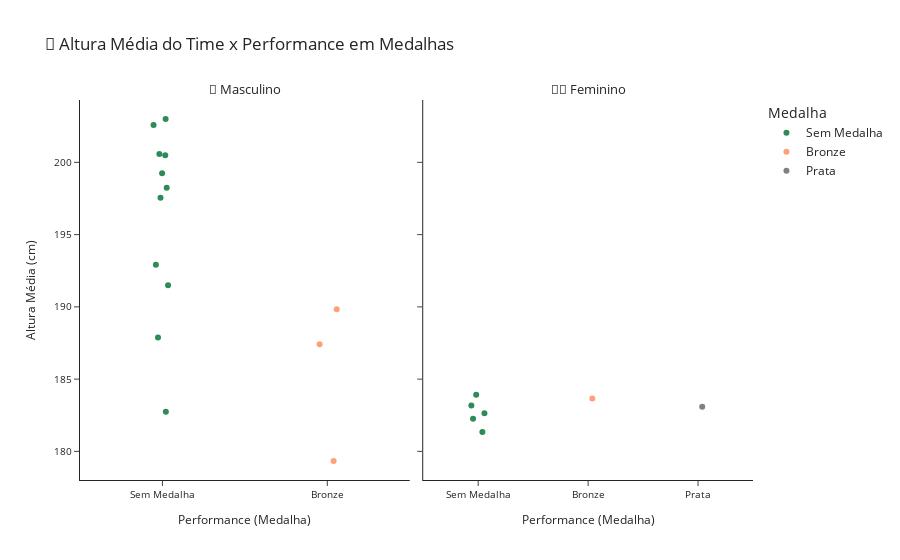

The notebook cell saved with this chart:
### Markdown cell above
#### Análise por Time

### Code cell
# Filtrando o DataFrame para plotar o gráfico do esporte analisado por equipe
df_brazil_for_sport_plotting_grouped = df_brazil_for_plotting_grouped[df_brazil_for_plotting_grouped['Sport'] 
                                                                      == analyzed_sport]

# Plotando gráfico
fig = px.strip(data_frame=df_brazil_for_sport_plotting_grouped, x='Medalha', y='Height', 
               color='Medalha', 
               facet_col='Sex',
               hover_data=teams_chosen_columns_for_hover,
               category_orders=category_orders,
               color_discrete_map=color_info,
               title='🏀 Altura Média do Time x Performance em Medalhas')

# Customizando gráfico
fig.update_traces(hovertemplate='Jogos: %{customdata[1]}, %{customdata[0]}.<br>'
                                'Altura média do time: %{y:.0f}cm.<br><extra></extra>')

fig.update_layout(yaxis=dict(tickfont_size=10, 
                             title=dict(font_size=12, 
                                        text='Altura Média (cm)')))

fig.update_xaxes(matches=None,
                 tickfont_size=10, 
                 title=dict(font_size=12, 
                            text='Performance (Medalha)'))

fig.for_each_annotation(lambda annotation: annotation.update(text='👨 Masculino', font_size=13) 
                        if annotation.text.split("=")[-1] == 'M' 
                        else annotation.update(text='🙎♀️ Feminino', font_size=13))

# Apresentando gráfico
fig.show()

### Figure 1 — Plotly figure (JSON) as saved in the notebook; plotly's stock layout.template omitted (floating-point values rounded to 4 significant figures)
{"data": [{"alignmentgroup": "True", "boxpoints": "all", "customdata": [[1936, "Berlin", "M", "Basketball", "Basketball Men's Basketball", 41320.0, 24.5, null], [1952, "Helsinki", "M", "Basketball", "Basketball Men's Basketball", 48370.0, 27.54, 85.5], [1956, "Melbourne", "M", "Basketball", "Basketball Men's Basketball", 44230.0, 25.55, 85], [1968, "Mexico City", "M", "Basketball", "Basketball Men's Basketball", 80860.0, 25.17, 86.58], [1972, "Munich", "M", "Basketball", "Basketball Men's Basketball", 48570.0, 25.64, 87.73], [1980, "Moskva", "M", "Basketball", "Basketball Men's Basketball", 49270.0, 23.36, 90.27], [1984, "Los Angeles", "M", "Basketball", "Basketball Men's Basketball", 51360.0, 27, 90.08], [1988, "Seoul", "M", "Basketball", "Basketball Men's Basketball", 62670.0, 26.83, 97.5], [1992, "Barcelona", "M", "Basketball", "Basketball Men's Basketball", 69800.0, 29.75, 97.92], [1996, "Atlanta", "M", "Basketball", "Basketball Men's Basketball", 73330.0, 26.42, 99.67], [2012, "London", "M", "Basketball", "Basketball Men's Basketball", 79140.0, 29, 103], [2016, "Rio de Janeiro", "M", "Basketball", "Basketball Men's Basketball", 52730.0, 29.58, 102]], "fillcolor": "rgba(255,255,255,0)", "hoveron": "points", "hovertemplate": "Jogos: %{customdata[1]}, %{customdata[0]}.<br>Altura média do time: %{y:.0f}cm.<br><extra></extra>", "legendgroup": "Sem Medalha", "line": {"color": "rgba(255,255,255,0)"}, "marker": {"color": "seagreen"}, "name": "Sem Medalha", "offsetgroup": "Sem Medalha", "orientation": "v", "pointpos": 0, "showlegend": true, "type": "box", "x": ["Sem Medalha", "Sem Medalha", "Sem Medalha", "Sem Medalha", "Sem Medalha", "Sem Medalha", "Sem Medalha", "Sem Medalha", "Sem Medalha", "Sem Medalha", "Sem Medalha", "Sem Medalha"], "x0": " ", "xaxis": "x", "y": [null, 182.8, 187.9, 191.5, 192.9, 197.5, 198.2, 203, 202.6, 200.6, 200.5, 199.2], "y0": " ", "yaxis": "y"}, {"alignmentgroup": "True", "boxpoints": "all", "customdata": [[1992, "Barcelona", "F", "Basketball", "Basketball Women's Basketball", 73260.0, 25.17, 63.83], [2004, "Athina", "F", "Basketball", "Basketball Women's Basketball", 52850.0, 26.83, 76], [2008, "Beijing", "F", "Basketball", "Basketball Women's Basketball", 43090.0, 27.58, 74], [2012, "London", "F", "Basketball", "Basketball Women's Basketball", 41570.0, 26.73, 74], [2016, "Rio de Janeiro", "F", "Basketball", "Basketball Women's Basketball", 43300.0, 29.64, 78.27]], "fillcolor": "rgba(255,255,255,0)", "hoveron": "points", "hovertemplate": "Jogos: %{customdata[1]}, %{customdata[0]}.<br>Altura média do time: %{y:.0f}cm.<br><extra></extra>", "legendgroup": "Sem Medalha", "line": {"color": "rgba(255,255,255,0)"}, "marker": {"color": "seagreen"}, "name": "Sem Medalha", "offsetgroup": "Sem Medalha", "orientation": "v", "pointpos": 0, "showlegend": false, "type": "box", "x": ["Sem Medalha", "Sem Medalha", "Sem Medalha", "Sem Medalha", "Sem Medalha"], "x0": " ", "xaxis": "x2", "y": [181.3, 183.9, 182.2, 183.2, 182.6], "y0": " ", "yaxis": "y2"}, {"alignmentgroup": "True", "boxpoints": "all", "customdata": [[1948, "London", "M", "Basketball", "Basketball Men's Basketball", 44850.0, 26.2, 77.5], [1960, "Roma", "M", "Basketball", "Basketball Men's Basketball", 44970.0, 23.75, 85.88], [1964, "Tokyo", "M", "Basketball", "Basketball Men's Basketball", 67840.0, 24.08, 87.42]], "fillcolor": "rgba(255,255,255,0)", "hoveron": "points", "hovertemplate": "Jogos: %{customdata[1]}, %{customdata[0]}.<br>Altura média do time: %{y:.0f}cm.<br><extra></extra>", "legendgroup": "Bronze", "line": {"color": "rgba(255,255,255,0)"}, "marker": {"color": "lightsalmon"}, "name": "Bronze", "offsetgroup": "Bronze", "orientation": "v", "pointpos": 0, "showlegend": true, "type": "box", "x": ["Bronze", "Bronze", "Bronze"], "x0": " ", "xaxis": "x", "y": [179.3, 187.4, 189.8], "y0": " ", "yaxis": "y"}, {"alignmentgroup": "True", "boxpoints": "all", "customdata": [[2000, "Sydney", "F", "Basketball", "Basketball Women's Basketball", 52870.0, 25.67, 71.58]], "fillcolor": "rgba(255,255,255,0)", "hoveron": "points", "hovertemplate": "Jogos: %{customdata[1]}, %{customdata[0]}.<br>Altura média do time: %{y:.0f}cm.<br><extra></extra>", "legendgroup": "Bronze", "line": {"color": "rgba(255,255,255,0)"}, "marker": {"color": "lightsalmon"}, "name": "Bronze", "offsetgroup": "Bronze", "orientation": "v", "pointpos": 0, "showlegend": false, "type": "box", "x": ["Bronze"], "x0": " ", "xaxis": "x2", "y": [183.7], "y0": " ", "yaxis": "y2"}, {"alignmentgroup": "True", "boxpoints": "all", "customdata": [[1996, "Atlanta", "F", "Basketball", "Basketball Women's Basketball", 54320.0, 26.5, 71.67]], "fillcolor": "rgba(255,255,255,0)", "hoveron": "points", "hovertemplate": "Jogos: %{customdata[1]}, %{customdata[0]}.<br>Altura média do time: %{y:.0f}cm.<br><extra></extra>", "legendgroup": "Prata", "line": {"color": "rgba(255,255,255,0)"}, "marker": {"color": "grey"}, "name": "Prata", "offsetgroup": "Prata", "orientation": "v", "pointpos": 0, "showlegend": true, "type": "box", "x": ["Prata"], "x0": " ", "xaxis": "x2", "y": [183.1], "y0": " ", "yaxis": "y2"}], "layout": {"annotations": [{"font": {"size": 13}, "showarrow": false, "text": "👨 Masculino", "x": 0.245, "xanchor": "center", "xref": "paper", "y": 1, "yanchor": "bottom", "yref": "paper"}, {"font": {"size": 13}, "showarrow": false, "text": "🙎♀️ Feminino", "x": 0.755, "xanchor": "center", "xref": "paper", "y": 1, "yanchor": "bottom", "yref": "paper"}], "boxmode": "overlay", "legend": {"title": {"text": "Medalha"}, "tracegroupgap": 0}, "title": {"text": "🏀 Altura Média do Time x Performance em Medalhas"}, "xaxis": {"anchor": "y", "categoryarray": ["Sem Medalha", "Bronze", "Prata", "Ouro"], "categoryorder": "array", "domain": [0, 0.49], "tickfont": {"size": 10}, "title": {"font": {"size": 12}, "text": "Performance (Medalha)"}}, "xaxis2": {"anchor": "y2", "categoryarray": ["Sem Medalha", "Bronze", "Prata", "Ouro"], "categoryorder": "array", "domain": [0.51, 1], "tickfont": {"size": 10}, "title": {"font": {"size": 12}, "text": "Performance (Medalha)"}}, "yaxis": {"anchor": "x", "domain": [0, 1], "tickfont": {"size": 10}, "title": {"font": {"size": 12}, "text": "Altura Média (cm)"}}, "yaxis2": {"anchor": "x2", "domain": [0, 1], "matches": "y", "showticklabels": false}}}
